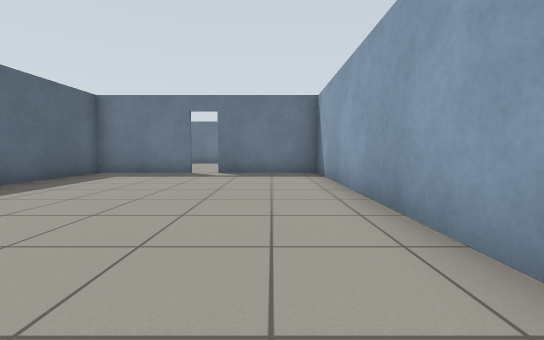
view 1 (above)

16 first-person views from a walk through a world built for the Gazebo simulator. The camera is 0.72 m above the floor, tilts 4° down and sees 90° across. The floor is counted in squares, 1 m on a side. Each view is taken from the middle of a square. On the plan, view 1 faces up. The plan holds only what a view shows up to about 9 squares ahead; the rest is blank. The place goes on beyond the plan.

view 2
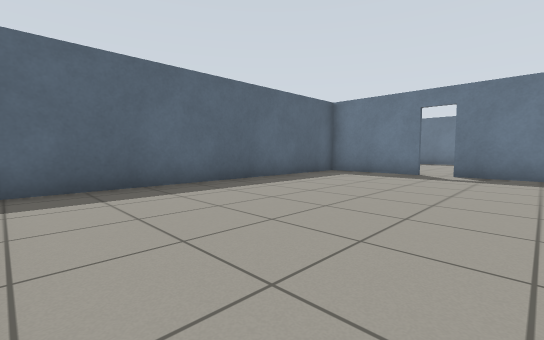

view 3
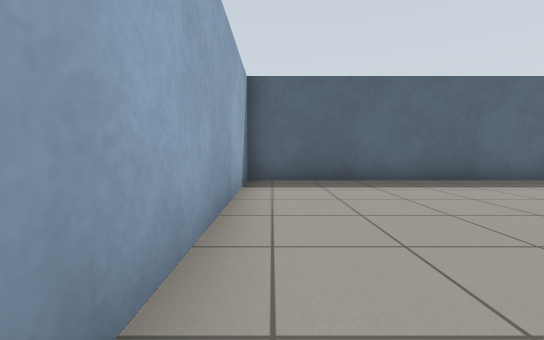

view 4
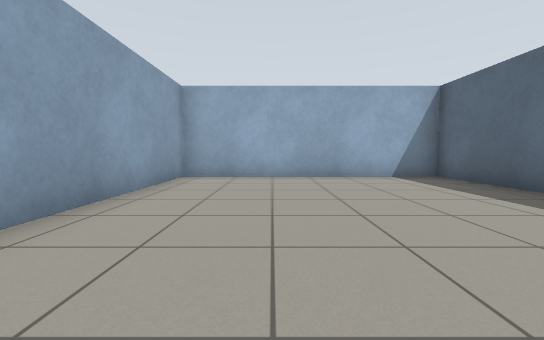

view 5
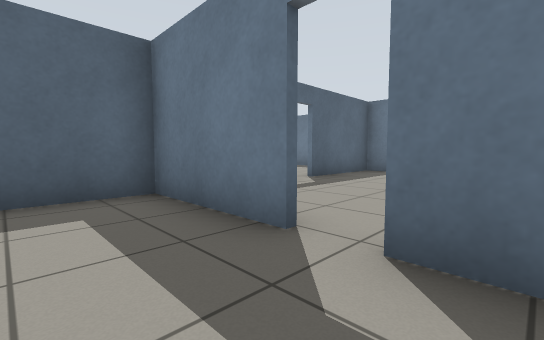

view 6
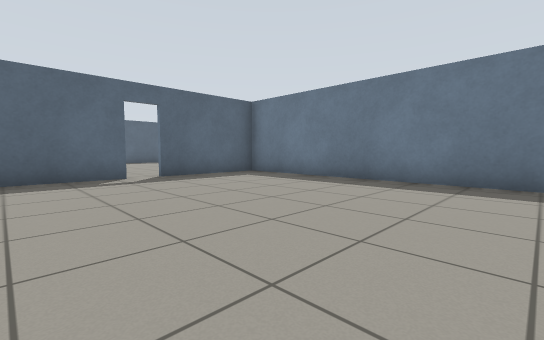

view 7
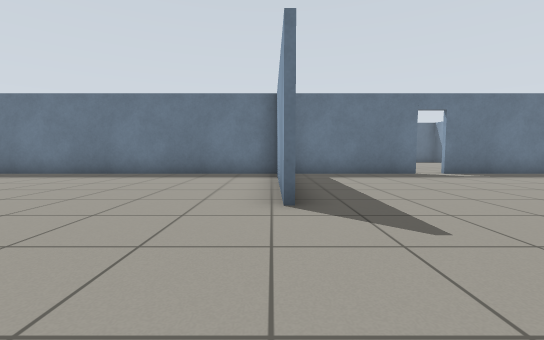

view 8
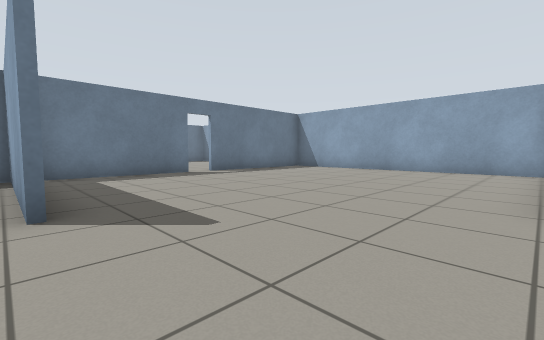

view 9
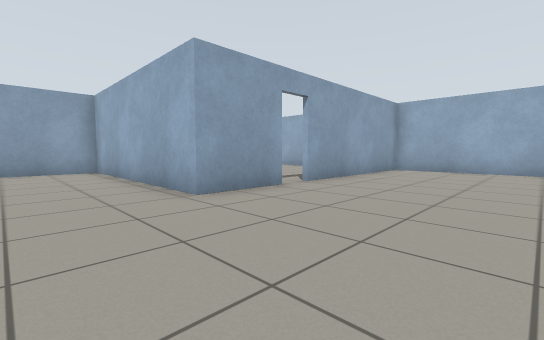

view 10
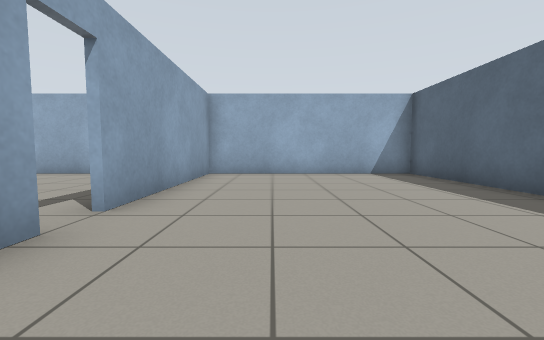

view 11
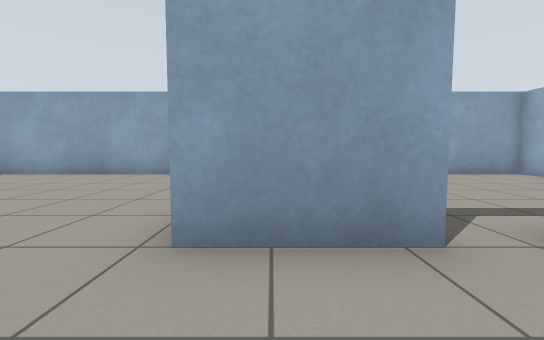

view 12
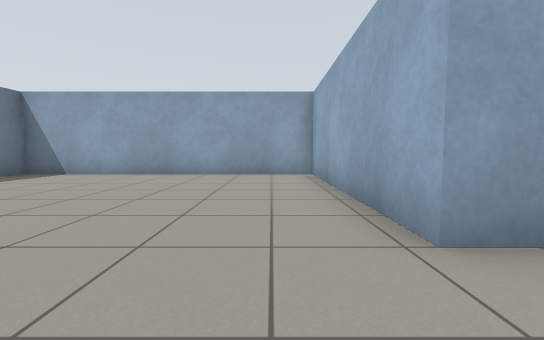

view 13
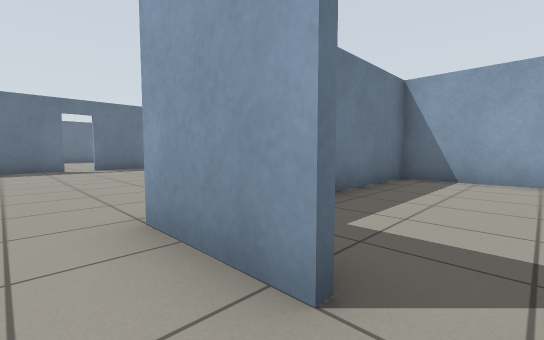

view 14
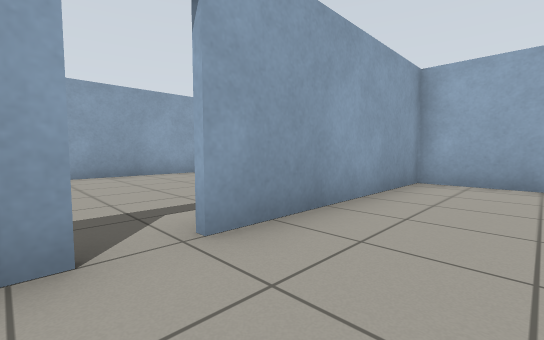

view 15
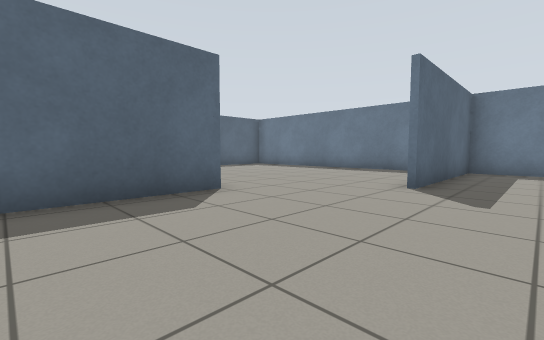

view 16
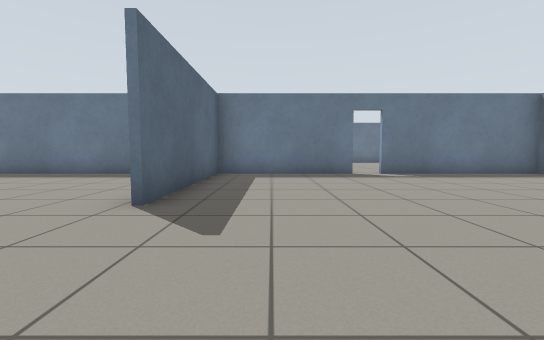

### Floor plan
Ten units are one square. View 1 is at (0, 0); x grows to the right and y downward. Boxes are objects, and circles mark ways between rooms. Rooms are numbered by the first view taken in them; rooms with no view inside come last. Other rooms are left out.
<svg viewBox="-65 -175 214 186">
<path fill="none" stroke="#000" d="M-26 -88 -56 -88 -56 6 21 6M15 6 15 -88 -18 -88M42 -115 42 -166M16 -90 16 -59M43 -166 43 -115M80 -56 80 -77 144 -77M86 -166 -46 -166M16 -38 16 6M143 -80 143 -166 94 -166M-56 -124 -56 -99M-56 -152 -56 -131M21 6 80 6 80 -49M118 6 143 6 143 -80M144 -76 111 -76"/>
<circle cx="-20" cy="-90" r="3" fill="#2a7"/>
<circle cx="80" cy="-55" r="3" fill="#2a7"/>
<text x="-20" y="-40">1</text>
<text x="50" y="-110">2</text>
<text x="110" y="-40">3</text>
</svg>
Room 1 opens to room 2. Room 2 opens to room 3.

Where each view was taken, in squares from view 1:
view 1: 0 up, 0 right, facing up
view 2: 0 up, 0 right, facing up-left
view 3: 0 up, 1 right, facing left
view 4: 7 up, 1 left, facing down
view 5: 7 up, 1 left, facing up-left
view 6: 10 up, 2 right, facing up-left
view 7: 8 up, 4 right, facing up
view 8: 8 up, 4 right, facing up-right
view 9: 10 up, 4 right, facing down-right
view 10: 8 up, 6 right, facing down
view 11: 7 up, 6 right, facing right
view 12: 9 up, 6 right, facing right
view 13: 5 up, 7 right, facing up-right
view 14: 6 up, 6 right, facing down-right
view 15: 6 up, 6 right, facing up-left
view 16: 8 up, 6 right, facing up
